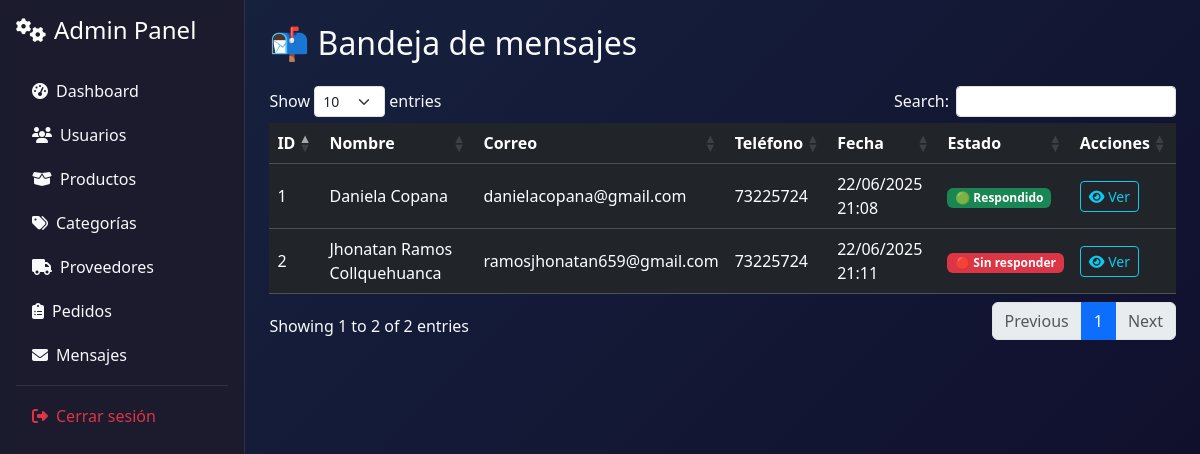
Page /admin (signed in) on the earlier database version.
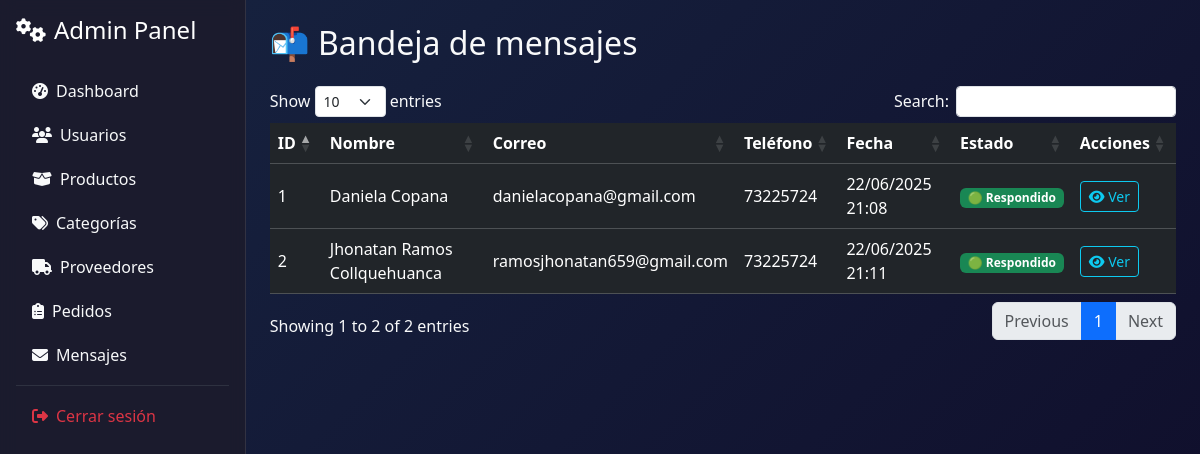
Same page on the later database version.
### models/mensaje_contacto.py (models this page shows, shortened)
class MensajeContacto(db.Model):
    __tablename__ = 'mensajes_contacto'
    id = db.Column(db.Integer, primary_key=True)
    nombre = db.Column(db.String(100), nullable=False)
    email = db.Column(db.String(100), nullable=False)
    telefono = db.Column(db.String(20))
    mensaje = db.Column(db.Text, nullable=False)
    fecha = db.Column(db.DateTime, default=datetime.utcnow)
    respondido = db.Column(db.Boolean, default=False)

### controllers/mensaje_controller.py (the view)
@mensaje_bp.route('/admin')
def admin_lista():
    if session.get('rol') != 'admin':
        flash('Acceso no autorizado.', 'danger')
        return redirect(url_for('inicio'))
    mensajes = MensajeContacto.query.order_by(MensajeContacto.respondido.asc(), MensajeContacto.fecha.desc()).all()
    return render_template('admin/mensajes/lista.html', mensajes=mensajes)

### app.py (called while the page is built)
@app.context_processor
def inject_active_path():
    def is_active(path):
        return 'active' if request.path == path else ''
    return dict(is_active=is_active)

@app.context_processor
def cantidad_carrito():
    def contar_productos():
        if session.get('rol') == 'cliente' and session.get('id'):
            items = Carrito.query.filter_by(usuario_id=session['id']).all()
            return len(items)
        return 0
    return dict(cantidad_en_carrito=contar_productos())

### templates/admin/mensajes/lista.html (shortened to what this page needs)
{% extends 'base_admin.html' %}
{% block content %}
<h2 class="mb-4">📬 Bandeja de mensajes</h2>
<table class="table table-dark table-hover data-table align-middle">
  <thead>
    <tr>
      <th>ID</th>
      <th>Nombre</th>
      <th>Correo</th>
      <th>Teléfono</th>
      <th>Fecha</th>
      <th>Estado</th>
      <th>Acciones</th>
    </tr>
  </thead>
  <tbody>
    {% for m in mensajes %}
    <tr>
      <td>{{ m.id }}</td>
      <td>{{ m.nombre }}</td>
      <td>{{ m.email }}</td>
      <td>{{ m.telefono or '—' }}</td>
      <td>{{ m.fecha.strftime('%d/%m/%Y %H:%M') }}</td>
      <td>
        {% if m.respondido %}
          <span class="badge bg-success">🟢 Respondido</span>
        {% else %}
          <span class="badge bg-danger">🔴 Sin responder</span>
        {% endif %}
      </td>
      <td>
        <a href="{{ url_for('mensaje.admin_ver', id=m.id) }}"
           class="btn btn-sm btn-outline-info">
          <i class="fas fa-eye"></i> Ver
        </a>
      </td>
    </tr>
    {% endfor %}
  </tbody>
</table>
{% endblock %}

Differences in the rows shown:
changed MensajeContacto "Jhonatan Ramos Collquehuanca": respondido "🔴 Sin responder" → "🟢 Respondido"
